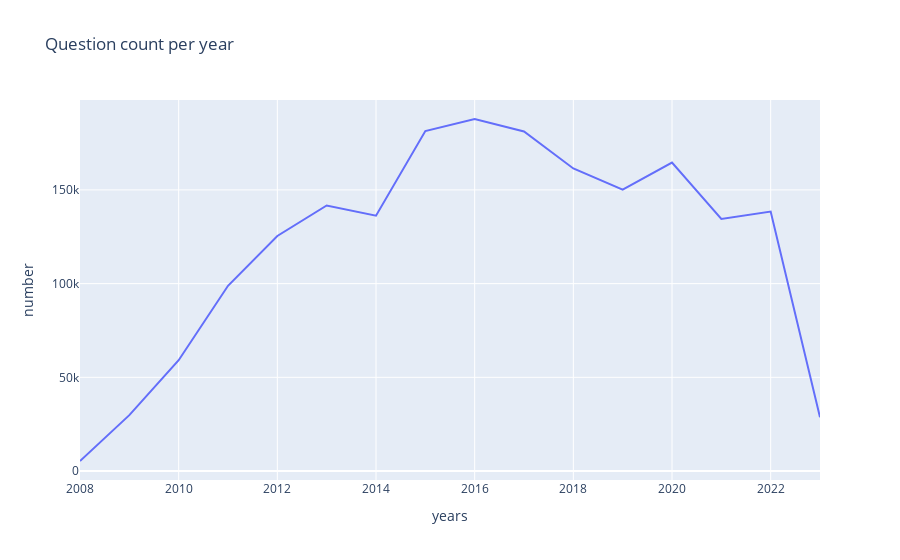

Write notebook code for a chart like this one.
### Code cell
questions_count_per_year = pd.read_sql("""
    SELECT count(id) AS number, extract(year from asked_at) AS years FROM question
    GROUP BY years
    ORDER BY years
""", client)

fig = px.line(questions_count_per_year, x='years', y='number', title="Question count per year")
fig.show()

### Figure 1 — Plotly figure (JSON) as saved in the notebook; plotly's stock layout.template omitted (floating-point values rounded to 4 significant figures)
{"data": [{"hovertemplate": "years=%{x}<br>number=%{y}<extra></extra>", "legendgroup": "", "line": {"color": "#636efa", "dash": "solid"}, "marker": {"symbol": "circle"}, "mode": "lines", "name": "", "orientation": "v", "showlegend": false, "type": "scatter", "x": [2008, 2009, 2010, 2011, 2012, 2013, 2014, 2015, 2016, 2017, 2018, 2019, 2020, 2021, 2022, 2023], "xaxis": "x", "y": [5360, 29838, 59143, 98844, 125453, 141723, 136235, 181437, 187849, 181203, 161456, 150125, 164591, 134491, 138468, 28711], "yaxis": "y"}], "layout": {"legend": {"tracegroupgap": 0}, "title": {"text": "Question count per year"}, "xaxis": {"anchor": "y", "domain": [0, 1], "title": {"text": "years"}}, "yaxis": {"anchor": "x", "domain": [0, 1], "title": {"text": "number"}}}}
